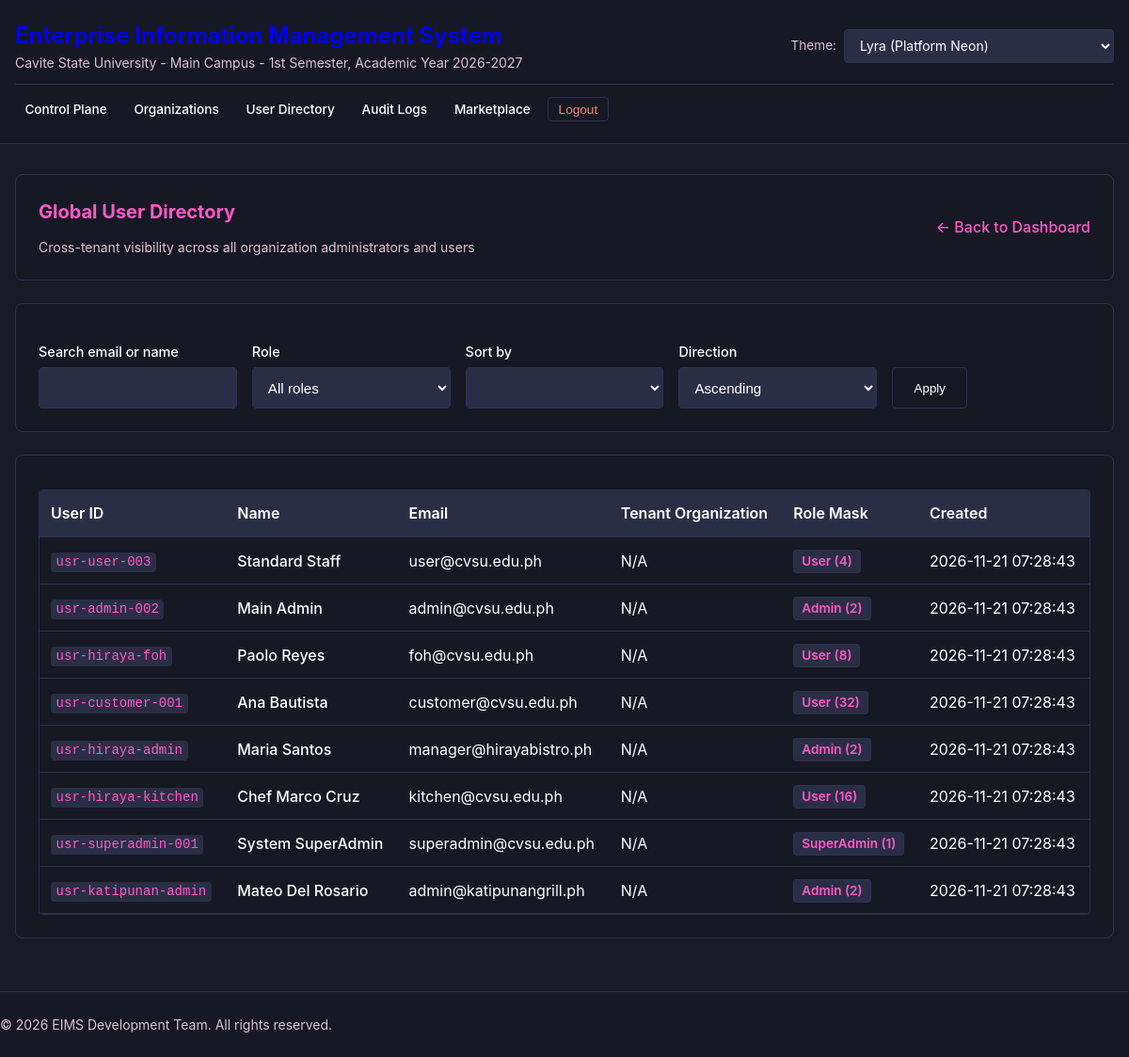
The page /superadmin/users (signed in) on the database its author committed.
### tables this page shows
CREATE TABLE IF NOT EXISTS users (
    id VARCHAR(36) PRIMARY KEY,
    tenant_id VARCHAR(36),
    email VARCHAR(255) NOT NULL,
    password_hash VARCHAR(255) NOT NULL,
    first_name VARCHAR(128) NOT NULL,
    last_name VARCHAR(128) NOT NULL,
    role_mask INTEGER NOT NULL DEFAULT 4,
    created_at TIMESTAMP DEFAULT CURRENT_TIMESTAMP,
    updated_at TIMESTAMP DEFAULT CURRENT_TIMESTAMP,
    FOREIGN KEY (tenant_id) REFERENCES tenants(id) ON DELETE CASCADE
);

### app/Views/superadmin/users.php (the view, shortened to what the rows shown need)
<?php
require_once __DIR__ . '/../layouts/header.php';
?>
<section class="card">
    <div class="header-actions">
        <div>
            <h2>Global User Directory</h2>
        </div>
    </div>
</section>
<section class="card">
    <?php if (empty($users)): ?>
        <p class="subtitle">No users match the current search or filter.</p>
    <?php else: ?>
    <div class="table-wrapper">
        <table class="data-table">
            <thead>
                <tr>
                    <th>User ID</th>
                    <th>Name</th>
                    <th>Email</th>
                    <th>Tenant Organization</th>
                    <th>Role Mask</th>
                    <th>Created</th>
                </tr>
            </thead>
            <tbody>
                <?php foreach ($users as $u): ?>
                    <?php
                    $mask = (int) ($u['role_mask'] ?? 4);
                    $roleLabel = ($mask & 1) ? 'SuperAdmin' : (($mask & 2) ? 'Admin' : 'User');
                    ?>
                    <tr>
                        <td><code><?= htmlspecialchars($u['id'], ENT_QUOTES, 'UTF-8') ?></code></td>
                        <td class="text-bold"><?= htmlspecialchars($u['first_name'] . ' ' . $u['last_name'], ENT_QUOTES, 'UTF-8') ?></td>
                        <td><?= htmlspecialchars($u['email'], ENT_QUOTES, 'UTF-8') ?></td>
                        <td><?= htmlspecialchars($u['tenant_name'] ?? 'N/A', ENT_QUOTES, 'UTF-8') ?></td>
                        <td><span class="badge-role"><?= $roleLabel ?> (<?= $mask ?>)</span></td>
                        <td><?= htmlspecialchars($u['created_at'], ENT_QUOTES, 'UTF-8') ?></td>
                    </tr>
                <?php endforeach; ?>
            </tbody>
        </table>
    </div>
    <?php endif; ?>
</section>
<?php
require_once __DIR__ . '/../layouts/footer.php';
?>

### rows shown on the page
users: id "usr-user-003", first_name+last_name "Standard Staff", email "user@cvsu.edu.ph", tenant_name "N/A", role_mask "User", role_mask "4", created_at "2026-11-21 07:28:43"
users: id "usr-admin-002", first_name+last_name "Main Admin", email "admin@cvsu.edu.ph", tenant_name "N/A", role_mask "Admin", role_mask "2", created_at "2026-11-21 07:28:43"
users: id "usr-hiraya-foh", first_name+last_name "Paolo Reyes", email "foh@cvsu.edu.ph", tenant_name "N/A", role_mask "User", role_mask "8", created_at "2026-11-21 07:28:43"
users: id "usr-customer-001", first_name+last_name "Ana Bautista", email "customer@cvsu.edu.ph", tenant_name "N/A", role_mask "User", role_mask "32", created_at "2026-11-21 07:28:43"
users: id "usr-hiraya-admin", first_name+last_name "Maria Santos", email "manager@hirayabistro.ph", tenant_name "N/A", role_mask "Admin", role_mask "2", created_at "2026-11-21 07:28:43"
users: id "usr-hiraya-kitchen", first_name+last_name "Chef Marco Cruz", email "kitchen@cvsu.edu.ph", tenant_name "N/A", role_mask "User", role_mask "16", created_at "2026-11-21 07:28:43"
users: id "usr-superadmin-001", first_name+last_name "System SuperAdmin", email "superadmin@cvsu.edu.ph", tenant_name "N/A", role_mask "SuperAdmin", role_mask "1", created_at "2026-11-21 07:28:43"
users: id "usr-katipunan-admin", first_name+last_name "Mateo Del Rosario", email "admin@katipunangrill.ph", tenant_name "N/A", role_mask "Admin", role_mask "2", created_at "2026-11-21 07:28:43"
